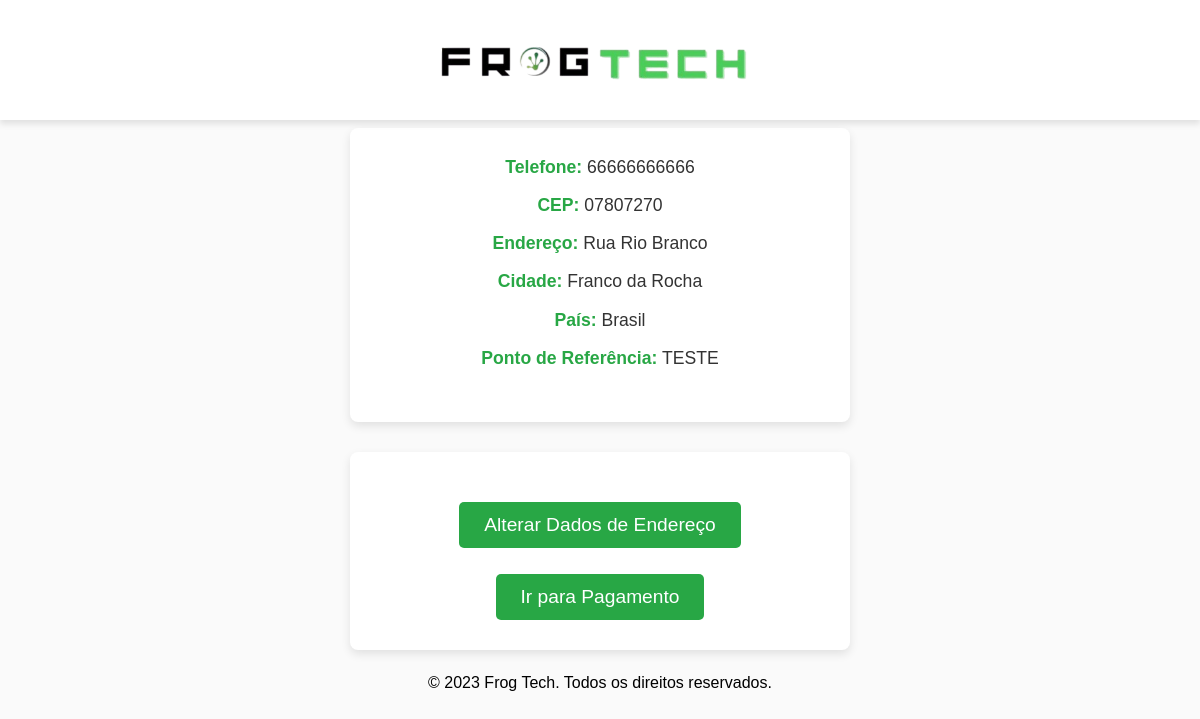
Screenshot of /Loja/checkout.php (signed in) with the database file from the repository.
### tables this page shows
CREATE TABLE IF NOT EXISTS `pessoa` (
  `id` int NOT NULL AUTO_INCREMENT,
  `nome` varchar(100) NOT NULL,
  `email` varchar(100) NOT NULL,
  `senha` varchar(255) NOT NULL,
  `cpf` char(11) DEFAULT NULL,
  `telefone` varchar(15) DEFAULT NULL,
  `cep` varchar(10) NOT NULL,
  `endereco` varchar(255) NOT NULL,
  `cidade` varchar(100) NOT NULL,
  `pais` varchar(100) NOT NULL,
  `ponto_referencia` varchar(255) DEFAULT NULL,
  PRIMARY KEY (`id`),
  UNIQUE KEY `email` (`email`),
  UNIQUE KEY `cpf` (`cpf`)
);

### Loja/checkout.php (the view, shortened to what this page needs)
<?php
include '../conexao/conexao.php';
$email = $_SESSION['email'];
$stmt = $pdo->prepare("SELECT telefone, cep, endereco, cidade, pais, ponto_referencia FROM pessoa WHERE email = ?");
$stmt->execute([$email]);
$dados_usuario = $stmt->fetch();
?>
<!DOCTYPE html>
<html lang="pt-BR">
<head>
    <link rel="stylesheet" href="../css/Check-out.css">
</head>
<body>
<header>
    <div class="logo">
        <img src="../img/logo2.png" alt="Frog Tech Logo">
    </div>
</header>
<br><br>
<br><br><br>
<div class="checkout-info">
<p><strong>Telefone:</strong> <?= htmlspecialchars($dados_usuario['telefone']) ?></p>
<p><strong>CEP:</strong> <?= htmlspecialchars($dados_usuario['cep']) ?></p>
<p><strong>Endereço:</strong> <?= htmlspecialchars($dados_usuario['endereco']) ?></p>
<p><strong>Cidade:</strong> <?= htmlspecialchars($dados_usuario['cidade']) ?></p>
<p><strong>País:</strong> <?= htmlspecialchars($dados_usuario['pais']) ?></p>
<p><strong>Ponto de Referência:</strong> <?= htmlspecialchars($dados_usuario['ponto_referencia']) ?></p>
<br>
</div>
<form action="../paginas_cadastros/add_checkout.php" method="get">
    <button type="submit">Alterar Dados de Endereço</button>
    <br><br>
    <a href="../Loja/pagamento_concluido.php">
    <button type="button">Ir para Pagamento</button>
</a>
</form>
<footer>
    <p>&copy; 2023 Frog Tech. Todos os direitos reservados.</p>
</footer>
</body>
</html>

### css/check-out.css (style rules this page uses)
* { margin: 0; padding: 0; box-sizing: border-box; font-family: Arial, Helvetica, sans-serif; }
body { background-color: #fafafa; color: #333; line-height: 1.6; display: flex; flex-direction: column; align-items: center; }
header { background-color: #fff; padding: 15px; position: fixed; width: 100%; top: 0; z-index: 1000; box-shadow: 0 4px 6px rgba(0, 0, 0, 0.1); display: flex; justify-content: center; align-items: center; }
.logo img { width: 350px; height: auto; }
.checkout-info { max-width: 500px; width: 80%; padding: 15px; background-color: #ffffff; border-radius: 8px; box-shadow: 0 4px 10px rgba(0, 0, 0, 0.1); margin-bottom: 30px; text-align: center; }
.checkout-info p { font-size: 1.1rem; margin: 10px 0; }
.checkout-info strong { color: #28a745; }
form { max-width: 500px; width: 100%; padding: 30px; background-color: #ffffff; border-radius: 8px; box-shadow: 0 4px 10px rgba(0, 0, 0, 0.1); text-align: center; }
form button[type="submit"] { padding: 12px 25px; font-size: 1.2rem; background-color: #28a745; color: #fff; border: none; border-radius: 5px; cursor: pointer; transition: background-color 0.3s ease, transform 0.3s ease; margin-top: 20px; }
footer { color: black; padding: 20px; text-align: center; width: 100%; bottom: 0; z-index: 1000; bottom: 0; }
a { text-decoration: none; }
button { padding: 12px 25px; font-size: 1.2rem; background-color: #28a745; color: #fff; border: none; border-radius: 5px; cursor: pointer; transition: background-color 0.3s ease, transform 0.3s ease; text-align: center; }

### rows the page displays
pessoa: telefone "66666666666", cep "07807270", endereco "Rua Rio Branco", cidade "Franco da Rocha", pais "Brasil", ponto_referencia "TESTE"
